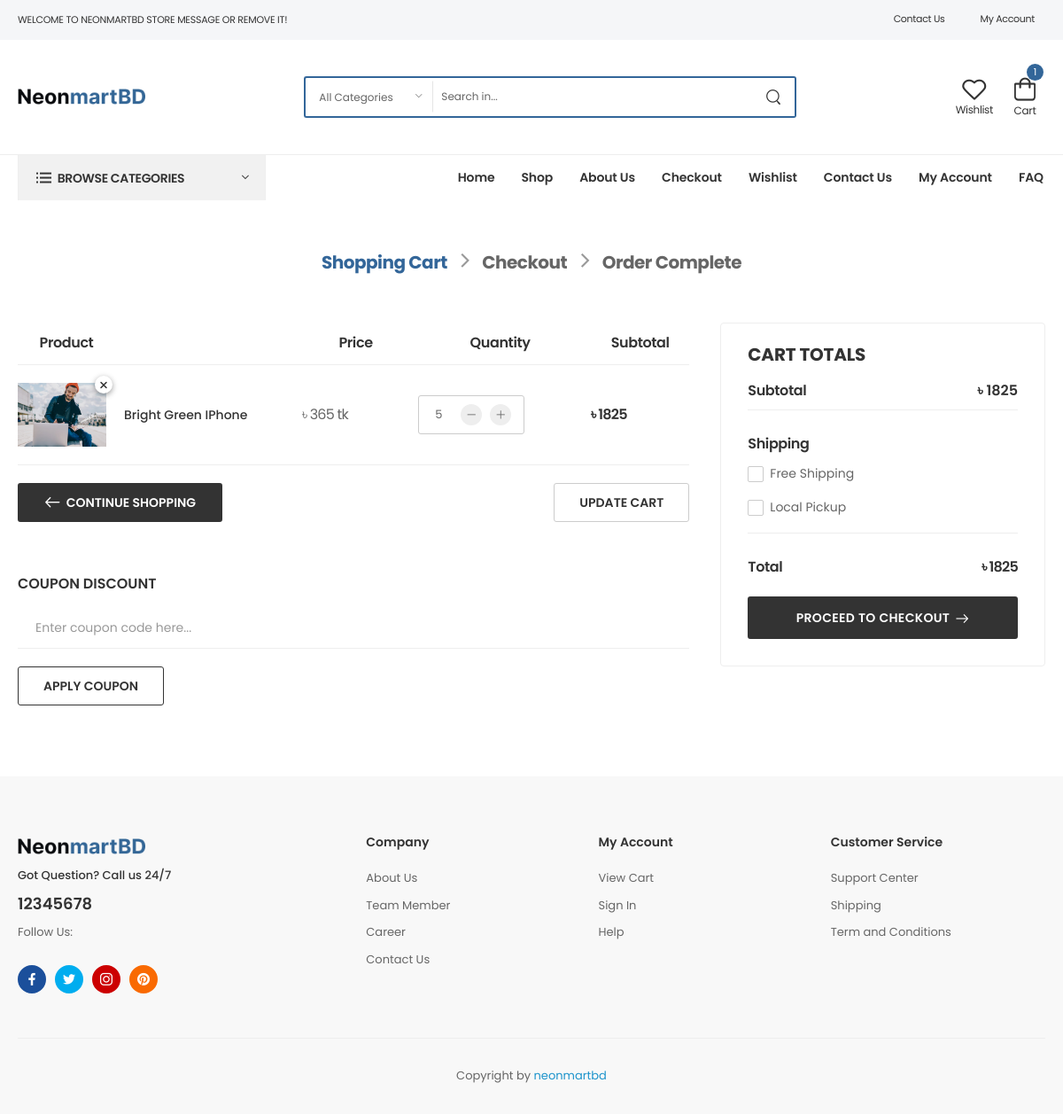
Before: /cart (signed in) with the older database file.
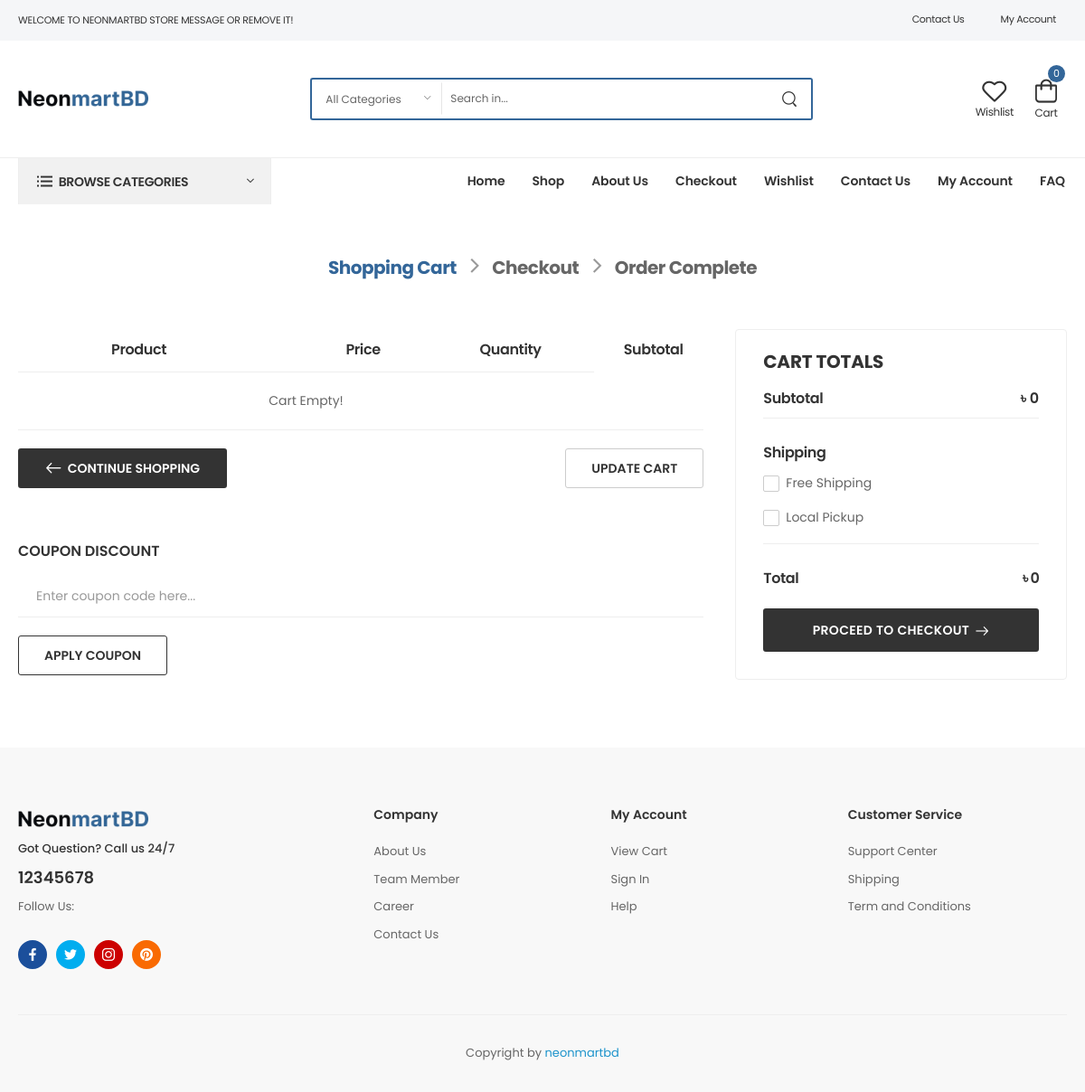
After: the same page with the newer database file.
### core/models.py (models this page shows, shortened)
class Cart(models.Model):
    user = models.ForeignKey(User, on_delete=models.CASCADE)
    product = models.ForeignKey(Products,  on_delete=models.CASCADE)
    quantity = models.PositiveIntegerField(default=1)
    def line_total(self):
        return self.quantity * self.product.price

class Products(models.Model):
    name = models.CharField(max_length=500)
    category = models.ForeignKey(Category, on_delete=models.CASCADE)
    subcategory = models.ForeignKey(SubCategory,on_delete=models.CASCADE,blank=True, null=True)
    sub_sub_category = models.ForeignKey(SubSubCategory, on_delete=models.CASCADE,blank=True, null=True)
    brand = models.ImageField(upload_to="Brand Image",default="brands/category/1.png")
    sku = models.CharField(max_length=200)
    price = models.PositiveIntegerField()
    stock_status = models.CharField(max_length=100,null=True,blank=True,default="In Stock")
    review = models.PositiveIntegerField(null=True,blank=True,default=0)
    sort_description = RichTextField()
    slug = AutoSlugField(populate_from="name", null=True, unique=True)
    description = RichTextField()
    image = models.ImageField(upload_to="Product Image")
    pdsliderimg1 = models.ImageField(upload_to="Slider Image",blank=True, null=True)
    pdsliderimg2 = models.ImageField(upload_to="Slider Image",blank=True, null=True)
    pdsliderimg3 = models.ImageField(upload_to="Slider Image",blank=True, null=True)

### core/views.py (the view, shortened to what this page needs)
# urls.py: path('cart',cart,name="cart"),
def cart(request):
    if request.user.is_authenticated:
        cart = Cart.objects.filter(user=request.user)
        subtotal = get_subTotal(cart)
        return render(request,"core/cart.html",locals())
    else:
        return redirect("login")

### core/views.py (called while the page is built)
def get_subTotal(carts):
    cartTotals = []
    for cart in carts:
        subtotal  = cart.product.price*cart.quantity
        cartTotals.append(subtotal)
    return sum(cartTotals)

### core/templates/core/cart.html (shortened to what the changed rows need)
{% extends "base/base.html" %}
{% load static %}
{% block body %}
<link rel="stylesheet" type="text/css" href="{% static 'assets/css/style.min.css' %}" />
<main class="main cart">
  <div class="page-content">
    <div class="container">
      <div class="row gutter-lg mb-10">
        <div class="col-lg-8 pr-lg-4 mb-6">
          <table class="shop-table cart-table">
            <thead>
              <tr>
                <th class="product-name"><span>Product</span></th>
                <th></th>
                <th class="product-price"><span>Price</span></th>
                <th class="product-quantity"><span>Quantity</span></th>
                <th class="product-subtotal"><span>Subtotal</span></th>
              </tr>
            </thead>
            <tbody>
              {% if cart %}
              {% for cart in cart %}
              <tr>
                <td class="product-thumbnail">
                  <div class="p-relative">
                    <a href="{% url 'product_details' cart.product.slug %}">
                      <figure>
                        <img src="{{cart.product.image.url}}" alt="product" width="300" height="338" />
                      </figure>
                    </a>
                    <button type="submit" class="btn btn-close">
                      <a href="{% url 'deleteCart' cart.id %}">
                      </a>
                    </button>
                  </div>
                </td>
                <td class="product-name">
                  <a href="{% url 'product_details' cart.product.slug %}">
                    {{cart.product.name}}
                  </a>
                </td>
                <td class="product-price">
                  <span class="amount">৳ {{cart.product.price}} tk</span>
                </td>
                <td class="product-quantity">
                  <div class="input-group">
                    <button class="quantity_plus w-icon-plus"></button>
                    <button class="quantity_minus w-icon-minus"></button>
                  </div>
                </td>
                <td class="product-subtotal">
                  <span class="amount">৳ {{cart.line_total}}</span>
                </td>
              </tr>
              {% endfor %}
              {% else%}
              <tr>
                <td colspan="4" class="text-center text-danger">
                  Cart Empty!
                </td>
              </tr>
              {% endif %}
            </tbody>
          </table>
        </div>
        <div class="col-lg-4 sticky-sidebar-wrapper">
          <div class="sticky-sidebar">
            <div class="cart-summary mb-4">
              <div class="cart-subtotal d-flex align-items-center justify-content-between">
                <label class="ls-25">Subtotal</label>
                <span>৳ {{subtotal}}</span>
              </div>
              <div class="order-total d-flex justify-content-between align-items-center">
                <label>Total</label>
                <span class="ls-50">৳ {{subtotal}}</span>
              </div>
            </div>
          </div>
        </div>
      </div>
    </div>
  </div>
</main>
{% endblock body %}

Changed rows visible on the page:
removed Cart: product.image (picture), product.name "Bright Green IPhone", product.price "365", line_total "1825"
Other visible differences:
{{ cart|length }}: "1" → "0"
{{ subtotal }}: "1825" → "0"
text now shown: "Cart Empty!"
